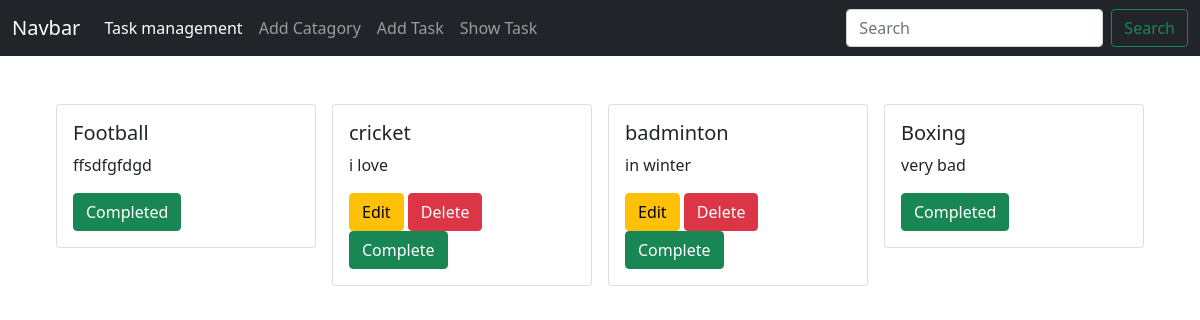
The page / on the database its author committed.
### task/models.py (models this page shows)
class task(models.Model):
    title = models.CharField(max_length=50)
    description = models.TextField()
    is_completed = models.BooleanField(default=False)
    assign_date = models.DateField(default=date.today)
    category = models.ManyToManyField(Category, related_name='tasks')
    def __str__(self):
        return self.title

### blog_project/views.py (the view)
# urls.py: 2. Add a URL to urlpatterns:  path('', views.home, name='home')
def home(request):
    data = task.objects.all()
    print(data)
    return render(request, 'home.html', {'data' : data})

### templates/home.html
{% extends "base.html" %}
{% block content %}
<div class="d-flex flex-wrap justify-content-center px-5 pt-5">
    {% for task in data %}
    <div class="col-sm-3">
      <div class="card mx-2">
        <div class="card-body">
          <h5 class="card-title">{{ task.title }}</h5>
          <p class="card-text">{{ task.description }}</p>
          {% if task.is_completed %}
            <button class="btn btn-success">Completed</button>
          {% else %}
            <a href="{% url 'edit_Post' task.id %}" class="btn btn-warning">Edit</a>
            <a href="{% url 'delete_Post' task.id %}" class="btn btn-danger">Delete</a>
            <a href="{% url 'complete_task' task.id %}" class="btn btn-success">Complete</a>
          {% endif %}
        </div>
      </div>
    </div>
    {% endfor %}
</div>
{% endblock %}

### templates/base.html (shortened to what this page needs)
<!doctype html>
<html lang="en">
  <head>
    <link href="https://cdn.jsdelivr.net/npm/bootstrap@5.0.2/dist/css/bootstrap.min.css" rel="stylesheet">
  </head>
  <body>
    <nav class="navbar navbar-expand-lg navbar-dark bg-dark">
        <div class="container-fluid">
          <a class="navbar-brand" href="#">Navbar</a>
          <div class="collapse navbar-collapse" id="navbarSupportedContent">
            <ul class="navbar-nav me-auto mb-2 mb-lg-0">
              <li class="nav-item">
                <a class="nav-link active" aria-current="page" href="{% url 'homepage' %}">Task management</a>
              </li>
              <li class="nav-item">
                <a class="nav-link" href="{% url 'add_category' %}">Add Catagory</a>
              </li>
              <li class="nav-item">
                <a class="nav-link" href="{% url 'add_Post' %}">Add Task</a>
              </li>
              <li class="nav-item">
                <a class="nav-link" href="{% url 'show_tasks' %}">Show Task</a>
              </li>
            </ul>
            <form class="d-flex">
              <input class="form-control me-2" type="search" placeholder="Search" aria-label="Search">
              <button class="btn btn-outline-success" type="submit">Search</button>
            </form>
          </div>
        </div>
      </nav>
      {% block content %}
      {% endblock  %}
  </body>
</html>

### rows shown on the page
task: title "Football", description "ffsdfgfdgd", is_completed "Completed"
task: title "cricket", description "i love", is_completed "Edit"
task: title "badminton", description "in winter", is_completed "Edit"
task: title "Boxing", description "very bad", is_completed "Completed"
